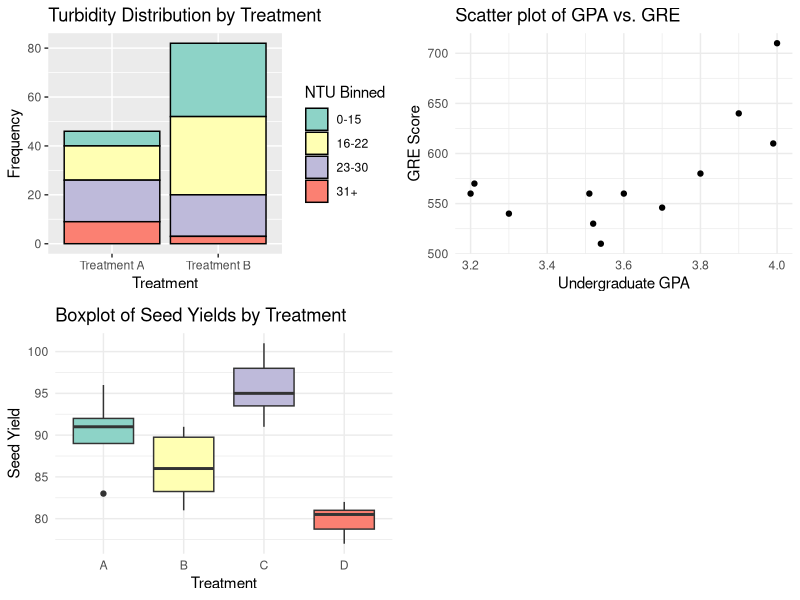

Generate this figure with R:
## ---- chunk 1
# Define the observed values
n <- 19  
x <- 3   
p0 <- 0.5  

# Calculate the observed proportion
p_hat <- x / n

# Calculate the Z-test statistic
Z <- (p_hat - p0) / sqrt(p0 * (1 - p0) / n)

# Calculate the p-value for a two-tailed test
p_value <- 2 * (1 - pnorm(abs(Z)))

# Output the results
cat("Z-test statistic:", Z, "\n")
cat("P-value:", p_value, "\n")

# Check if the result is significant at alpha = 0.05
if (p_value < 0.05) {
  cat("The result is statistically significant. Reject the null hypothesis.\n")
} else {
  cat("The result is not statistically significant. Fail to reject the null hypothesis.\n")
}

## ---- chunk 2
# Load packages
library(dplyr)

# Load the data from CSV
ntu_data <- read.csv("ntu_data.csv")

# Create a new factor variable for turbidity bins
ntu_data$Turbidity_Binned <- cut(ntu_data$NTU,
                                  breaks = c(0, 15, 22, 30, Inf),
                                  labels = c("0-15", "16-22", "23-30", "31+"),
                                  right = TRUE)

# Create a contingency table
contingency_table <- table(ntu_data$Treatment, ntu_data$Turbidity_Binned)

# Perform the Chi-Square test
chi_square_result <- chisq.test(contingency_table)

# View the results of the Chi-Square test
chi_square_result

# Visualizing the data with a bar plot
library(ggplot2)

vis1 <- ggplot(ntu_data, aes(x = Treatment, 
                     fill = Turbidity_Binned)) +
  geom_bar(position = "stack", 
           color = "black", 
           size = 0.5) +
  labs(title = "Turbidity Distribution by Treatment",
       x = "Treatment",
       y = "Frequency",
       fill = "NTU Binned")+
  scale_fill_brewer(palette = "Set3")


## ---- chunk 3

# Read the CSV data
data <- read.csv("grad_school.csv")

# Scatter plot
vis2 <- ggplot(data, aes(x = GPA, y = GRE)) +
  geom_point(shape = 19) +
  labs(
    title = "Scatter plot of GPA vs. GRE",
    x = "Undergraduate GPA",
    y = "GRE Score"
  )+
  theme_minimal()

# Spearman Correlation
spearman_corr <- cor.test(data$GPA, data$GRE, method = "spearman")

print(spearman_corr)


## ---- chunk 4

# Load the data
data_dog <- read.csv("DogwoodSeeds.csv")

# Kruskal-Wallis Test
kruskal_test <- kruskal.test(Seeds ~ Treatment, data = data_dog)
print(kruskal_test)

# Visualize the boxplot with ggplot2
library(ggplot2)

vis3 <- ggplot(data_dog, aes(x = Treatment, 
                         y = Seeds, 
                         fill = Treatment)) +
  geom_boxplot() +
  labs(title = "Boxplot of Seed Yields by Treatment", 
       x = "Treatment", 
       y = "Seed Yield") +
   scale_fill_brewer(palette = "Set3") +
  theme_minimal() +
  theme(legend.position = "none")

## ---- chunk 5
library(gridExtra)

grid.arrange(vis1,
             vis2,
             vis3,
             ncol = 2)
